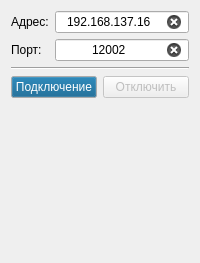
       <widget class="QWidget" name="tabConnection">
        <attribute name="title">
         <string>Подключение</string>
        </attribute>
        <layout class="QGridLayout" name="layoutConnection">
         <item row="4" column="0" colspan="2">
          <widget class="QWidget" name="widgetMessage" native="true">
           <layout class="QGridLayout" name="gridLayout_9">
            <property name="leftMargin">
             <number>8</number>
            </property>
            <property name="topMargin">
             <number>5</number>
            </property>
            <property name="rightMargin">
             <number>5</number>
            </property>
            <property name="bottomMargin">
             <number>5</number>
            </property>
            <item row="0" column="2">
             <spacer name="spacer3">
              <property name="orientation">
               <enum>Qt::Horizontal</enum>
              </property>
              <property name="sizeHint" stdset="0">
               <size>
                <width>40</width>
                <height>20</height>
               </size>
              </property>
             </spacer>
            </item>
            <item row="0" column="1">
             <widget class="QLabel" name="labelMessage"/>
            </item>
            <item row="0" column="0">
             <widget class="QLabel" name="labelResult"/>
            </item>
           </layout>
          </widget>
         </item>
         <item row="0" column="0" colspan="2">
          <layout class="QFormLayout" name="layoutConnectionEdits">
           <item row="0" column="0">
            <widget class="QLabel" name="labelAddress">
             <property name="text">
              <string>Адрес:</string>
             </property>
            </widget>
           </item>
           <item row="1" column="0">
            <widget class="QLabel" name="labelPort">
             <property name="text">
              <string>Порт:</string>
             </property>
            </widget>
           </item>
           <item row="1" column="1">
            <widget class="QLineEdit" name="editPort">
             <property name="text">
              <string>12002</string>
             </property>
             <property name="alignment">
              <set>Qt::AlignCenter</set>
             </property>
             <property name="clearButtonEnabled">
              <bool>true</bool>
             </property>
            </widget>
           </item>
           <item row="0" column="1">
            <widget class="QLineEdit" name="editAddress">
             <property name="text">
              <string>192.168.137.16</string>
             </property>
             <property name="alignment">
              <set>Qt::AlignCenter</set>
             </property>
             <property name="clearButtonEnabled">
              <bool>true</bool>
             </property>
            </widget>
           </item>
          </layout>
         </item>
         <item row="3" column="0">
          <widget class="QPushButton" name="buttonConnect">
           <property name="enabled">
            <bool>true</bool>
           </property>
           <property name="palette">
            <palette>
             <active>
              <colorrole role="Button">
               <brush brushstyle="SolidPattern">
                <color alpha="255">
                 <red>0</red>
                 <green>87</green>
                 <blue>134</blue>
                </color>
               </brush>
              </colorrole>
              <colorrole role="ButtonText">
               <brush brushstyle="SolidPattern">
                <color alpha="255">
                 <red>255</red>
                 <green>255</green>
                 <blue>255</blue>
                </color>
               </brush>
              </colorrole>
             </active>
             <inactive>
              <colorrole role="Button">
               <brush brushstyle="SolidPattern">
                <color alpha="255">
                 <red>0</red>
                 <green>87</green>
                 <blue>134</blue>
                </color>
               </brush>
              </colorrole>
              <colorrole role="ButtonText">
               <brush brushstyle="SolidPattern">
                <color alpha="255">
                 <red>255</red>
                 <green>255</green>
                 <blue>255</blue>
                </color>
               </brush>
              </colorrole>
             </inactive>
             <disabled>
              <colorrole role="Button">
               <brush brushstyle="SolidPattern">
                <color alpha="255">
                 <red>109</red>
                 <green>120</green>
                 <blue>130</blue>
                </color>
               </brush>
              </colorrole>
              <colorrole role="ButtonText">
               <brush brushstyle="SolidPattern">
                <color alpha="255">
                 <red>255</red>
                 <green>255</green>
                 <blue>255</blue>
                </color>
               </brush>
              </colorrole>
             </disabled>
            </palette>
           </property>
           <property name="text">
            <string>Подключение</string>
           </property>
          </widget>
         </item>
         <item row="2" column="0" colspan="2">
          <widget class="Line" name="line1">
           <property name="orientation">
            <enum>Qt::Horizontal</enum>
           </property>
          </widget>
         </item>
         <item row="3" column="1">
          <widget class="QPushButton" name="buttonDisconnect">
           <property name="enabled">
            <bool>false</bool>
           </property>
           <property name="text">
            <string>Отключить</string>
           </property>
          </widget>
         </item>
         <item row="5" column="0" colspan="2">
          <spacer name="spacer2">
           <property name="orientation">
            <enum>Qt::Vertical</enum>
           </property>
           <property name="sizeHint" stdset="0">
            <size>
             <width>20</width>
             <height>40</height>
            </size>
           </property>
          </spacer>
         </item>
         <item row="7" column="0" colspan="2">
          <spacer name="spacer1">
           <property name="orientation">
            <enum>Qt::Vertical</enum>
           </property>
           <property name="sizeHint" stdset="0">
            <size>
             <width>20</width>
             <height>40</height>
            </size>
           </property>
          </spacer>
         </item>
         <item row="6" column="0" colspan="2">
          <widget class="QWidget" name="widgetConnection" native="true">
           <layout class="QGridLayout" name="gridLayout_8">
            <item row="0" column="0">
             <widget class="QLabel" name="labelProgress">
              <property name="alignment">
               <set>Qt::AlignCenter</set>
              </property>
             </widget>
            </item>
           </layout>
          </widget>
         </item>
        </layout>
       </widget>
